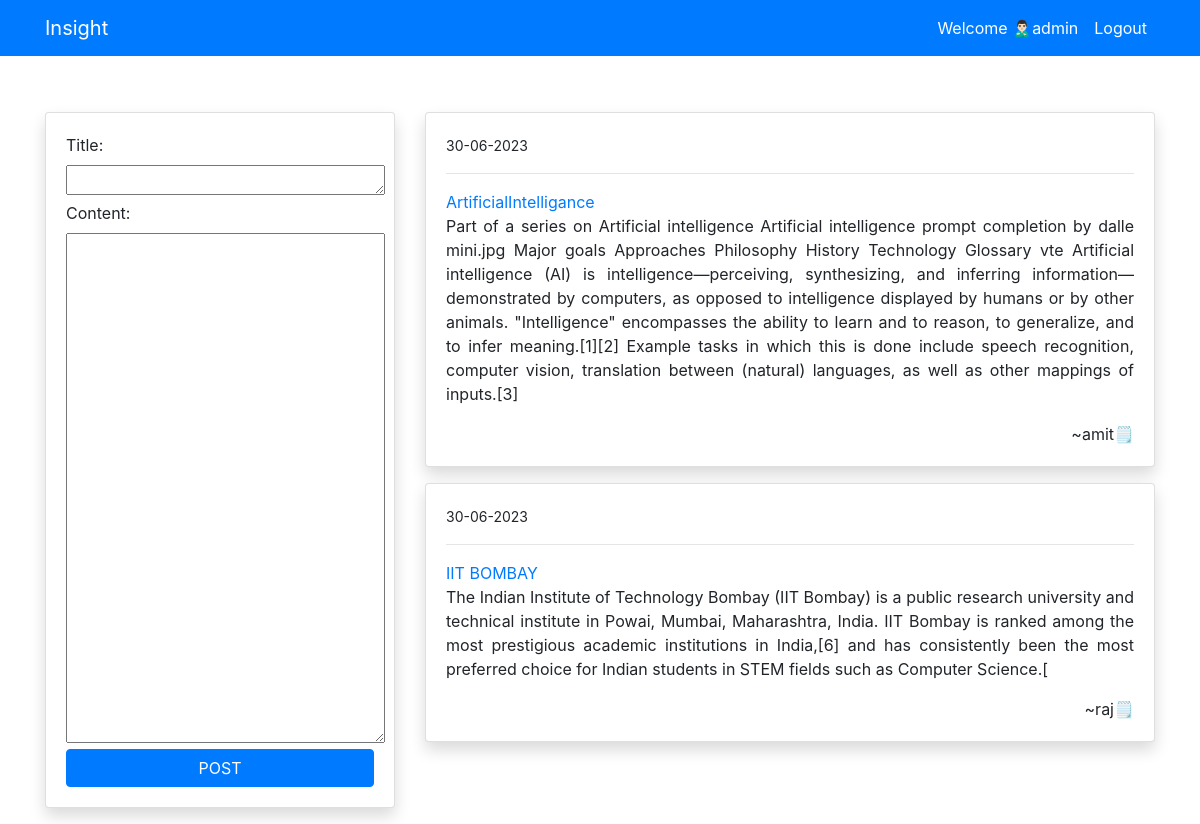
/blog (signed in), run on the app's committed database.
### blog/models.py (models this page shows, shortened)
class PostModel(models.Model):
    title=models.CharField(max_length=100)
    content=models.TextField()
    author=models.ForeignKey(User,on_delete=models.CASCADE)
    date_created=models.DateTimeField(auto_now_add=True)
    class Meta:
        ordering = ('-date_created',)

### blog/views.py (the view)
# urls.py: path('blog',views.index,name='blog-index'),
def index(request):
    posts=PostModel.objects.all()
    if request.method == 'POST':
        form=PostModelForm(request.POST)
        if form.is_valid():
            instance = form.save(commit=False)
            instance.author = request.user
            instance.save()
            return redirect('blog-index')
    else:
        form = PostModelForm()
    context={
        'posts':posts,
        'form':form
    }
    return render(request,'blog/index.html',context)

### blog/forms.py
class PostModelForm(forms.ModelForm):
    content = forms.CharField(widget=forms.Textarea(attrs={'rows':21,'cols':29}))
    title = forms.CharField(widget=forms.Textarea(attrs={'rows':1.5,'cols':29}))
    class Meta:
        model=PostModel
        fields=('title','content')

### templates/blog/index.html (shortened to what this page needs)
{% extends 'partials/base.html' %}
{% block content %}
<div class="container">
    <div class="row mt-5 pt-5">
        <div class="col-md-4">
            <div class="card my-3 shadow">
                <div class="card-body">
                    <form method="POST">
                        {{ form }}
                        <input class="btn btn-primary btn-block" type="submit" value="POST">
                    </div>
                </div>
            </div>
        <div class="col-md-8">
            {% for post in posts %}
            <div class='card shadow my-3'>
                <div class="card-body">
                    <div class="row">
                        <div class="col-md-12">
             <small>{{ post.date_created|date:"d-m-Y" }}</small>
                            <hr>
                        <a href="">{{ post.title}} </a>
                        <p class="text-justify">
                          {{ post.content}}</p>
                          <p class="float-right mb-0">~{{post.author}}🗒️</p>
                        </div>
                    </div>
                </div>
            </div>
            {% endfor %}
        </div>
    </div>
</div>
{% endblock %}

### templates/partials/nav.html (shortened to what this page needs)
<nav class="navbar navbar-expand-lg navbar-primary bg-primary fixed-top">
  {% if request.user.is_authenticated %}
 <div class="container">
    <a class="navbar-brand text-white" href="{% url 'blog-index' %}">Insight</a>
  <div class="collapse navbar-collapse" id="navbarSupportedContent">
      <ul class="navbar-nav ml-auto">
        <li class="nav-item active">
          <a class="nav-link text-white" href="#">Welcome 🙎🏻‍♂️{{ user }} <span class="sr-only">(current)</span></a>
        </li>
        <li class="nav-item">
          <a class="nav-link text-white" href="{% url 'users-logout'%}">Logout</a>
        </li>
      </ul>
{% endif %}
</nav>

### data on the page
PostModel: date_created "30-06-2023", title "ArtificialIntelligance", content "Part of a series on Artificial intelligence Artificial intelligence prompt completion by dalle mini.jpg Major goals Approaches Philosophy History Technology Glossary vte Artificial intelligence (AI) is intelligence—perceiving, synthesizing, and inferring information—demonstrated by computers, as opposed to intelligence displayed by humans or by other animals. \"Intelligence\" encompasses the ability to learn and to reason, to generalize, and to infer meaning.[1][2] Example tasks in which this is done include speech recognition, computer vision, translation between (natural) languages, as well as other mappings of inputs.[3]", author "amit"
PostModel: date_created "30-06-2023", title "IIT BOMBAY", content "The Indian Institute of Technology Bombay (IIT Bombay) is a public research university and technical institute in Powai, Mumbai, Maharashtra, India. IIT Bombay is ranked among the most prestigious academic institutions in India,[6] and has consistently been the most preferred choice for Indian students in STEM fields such as Computer Science.[", author "raj"

### other printed values
{{ user }} "admin"
